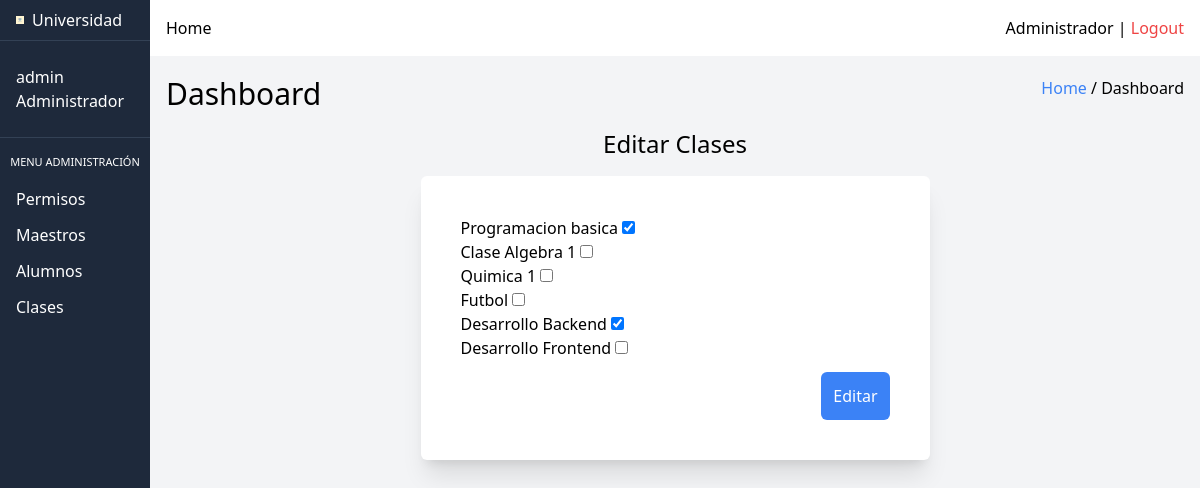
/index.php?action=edit-instructor-clases-view&instructor_id=16 (signed in), run on the app's committed database.
### tables this page shows
CREATE TABLE `clases` (
  `id` int(11) NOT NULL,
  `name` varchar(150) NOT NULL,
  `instructor_id` int(11) DEFAULT NULL
);

### src/DB.php (called while the page is built, shortened)
<?php
class DB
{
    private $pdo;
    public function __construct()
    {
        try {
            $host = $_ENV["DB_HOST"];
            $dbname = $_ENV["DB_DATABASE"];
            $port = $_ENV["DB_PORT"];
            $username = $_ENV["DB_USERNAME"];
            $password = $_ENV["DB_PASSWORD"];
            $attributes = [PDO::ATTR_ERRMODE => PDO::ERRMODE_EXCEPTION];
            $dsn = "mysql:host=$host;dbname=$dbname;port=$port";
            $this->pdo = new PDO($dsn, $username, $password, $attributes);
        } catch (PDOException $e) {
            echo "ERROR: " . $e->getMessage();
        }
    }
    public function connect()
    {
        return $this->pdo;
    }
}
?>

### src/models/Clases.php (called while the page is built, shortened)
<?php
require_once($_SERVER["DOCUMENT_ROOT"] . "/src/DB.php");
class Clases
{
    public function findClasesWithInstructorId()
    {
        $query = "
        SELECT clases.name as clase_name, clases.id as clase_id, instructor_id
        FROM clases;
        ";
        $pdo = new DB();
        $stmnt = $pdo->connect()->query($query);
        $data = [];
        while ($row = $stmnt->fetch(PDO::FETCH_ASSOC)) {
            array_push($data, $row);
        }
        return $data;
    }
}
?>

### src/views/admin/instructors/edit-instructor-clases.php (the view, shortened to what this page needs)
<?php require $_SERVER['DOCUMENT_ROOT'] . '/src/templates/head.php'; ?>
</head>
<body>
    <div class="grid grid-cols-8 grid-flow-col">
        <?php require_once $_SERVER['DOCUMENT_ROOT'] . '/src/templates/aside-admin.php';  ?>
        <div class="col-star-2 col-span-9 bg-gray-100 w-full h-screen">
            <?php require_once $_SERVER['DOCUMENT_ROOT'] . '/src/templates/nav-admin.php';  ?>
            <main>
                <section class="p-4 ">
                    <div class="flex justify-between mb-4">
                        <h1 class="text-3xl">Dashboard</h1>
                        <div>
                            <a class="text-blue-500" href="">Home</a> / Dashboard
                        </div>
                    </div>
                    <div class="flex flex-col justify-center items-center">
                        <h2 class="text-2xl mb-4">Editar Clases</h2>
                        <form action="/index.php" method="post" class="flex flex-col gap-3 w-1/2 max-w-xl bg-white p-10 shadow-xl rounded-md">
                            <div>
                                <?php foreach ($clases as $row) {  ?>
                                    <div>
                                        <label for="clases"><?= $row["clase_name"] ?></label>
                                        <input type="checkbox" name="clases[]" value="<?= $row["clase_id"] ?>" <?= $instructorId == $row["instructor_id"] ? "checked" : "" ?>>
                                    </div>
                                <?php } ?>
                            </div>
                            <div class="flex justify-end ">
                                <input type="submit" name="edit-student" value="Editar" class="bg-blue-500 text-white p-3 rounded-md cursor-pointer">
                            </div>
                        </form>
                    </div>
                </section>
            </main>
        </div>
    </div>
</body>
</html>

### data on the page
clases: name "Programacion basica", instructor_id "☑"
clases: name "Clase Algebra 1"
clases: name "Quimica 1"
clases: name "Futbol"
clases: name "Desarrollo Backend", instructor_id "☑"
clases: name "Desarrollo Frontend"
